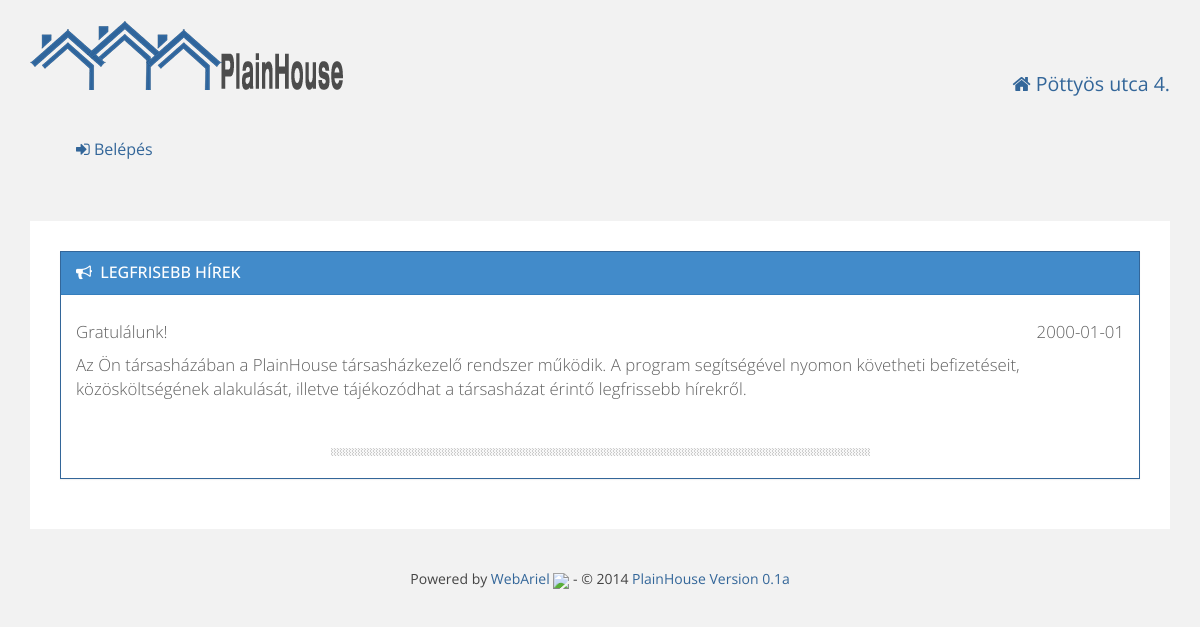
The app's page /board.php, older data.
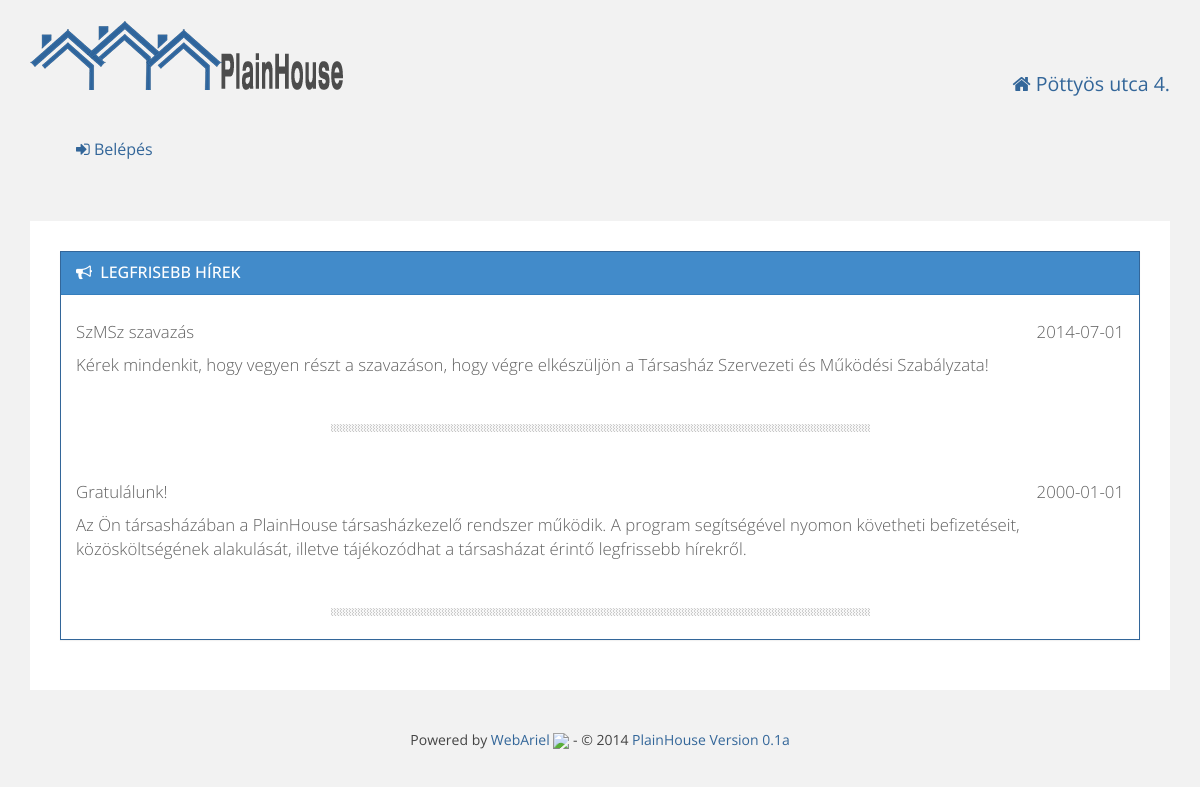
The same page, newer data.
### tables this page shows
CREATE TABLE IF NOT EXISTS `board` (
  `id` int(11) NOT NULL AUTO_INCREMENT,
  `creation_date` date NOT NULL,
  `title` varchar(250) NOT NULL,
  `text` text NOT NULL,
  `valid_till` date NOT NULL DEFAULT '2099-12-31',
  `valid` tinyint(1) NOT NULL DEFAULT '1',
  PRIMARY KEY (`id`)
);

### board.php (called while the page is built, shortened)
<?php
include_once 'db.php';
include_once 'html.php';
allBoardMessage ();

### db.php (the view, shortened to what this page needs)
<?php
function allBoardMessage() {
    $sql = "SELECT * FROM `board`  WHERE `valid` = 1 AND (`valid_till`> CURDATE()) ORDER BY `id` DESC";
    $result = mysql_query($sql);
    while ($row = mysql_fetch_assoc($result)) {
        $msg[] = $row;
    }
    if (mysql_num_rows($result) != 0) {
        echo '<div class="content">';
        echo <<<EOT
        <div class="panel panel-primary">
		<div class="panel-heading">
		<h3 class="panel-title"><i class="fa fa-bullhorn"></i> Legfrisebb hírek</h3>
		</div>
EOT;
        foreach ($msg as $row) {
            echo "<div class='panel-body'><p>{$row['title']}<span style='float: right'>{$row['creation_date']}</span></p>
		<p>{$row['text']}</p></div><hr />";
        }
        echo "</div>";
    }
}

Row changes from the older to the newer data that the page shows:
now on this page (row edited): board: title "SzMSz szavazás", creation_date "2014-07-01", text "Kérek mindenkit, hogy vegyen részt a szavazáson, hogy végre elkészüljön a Társasház Szervezeti és Működési Szabályzata!"
